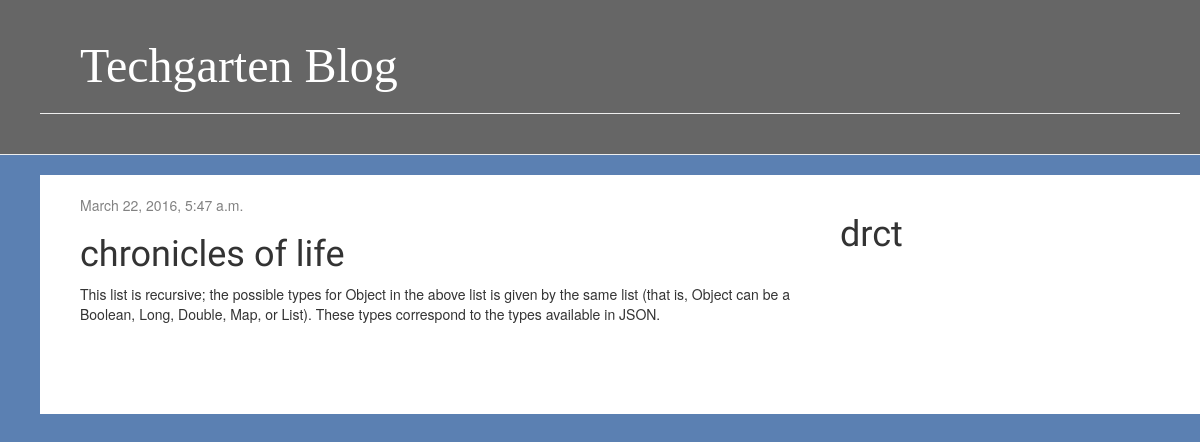
The app's page /post/1/ with its own data.
### blog/models.py (models this page shows, shortened)
class Post(models.Model):
    author = models.ForeignKey('auth.User')
    title = models.CharField(max_length=200)
    text = models.TextField()
    created_date = models.DateTimeField(
            default=timezone.now)
    published_date = models.DateTimeField(
            blank=True, null=True)

### blog/views.py (the view)
# urls.py: url(r'^post/(?P<pk>\d+)/$', views.post_detail, name='post_detail'),
def post_detail(request, pk):
    post = get_object_or_404(Post, pk=pk)
    return render(request, 'blog/post_detail.html', {'post': post})

### blog/templates/blog/post_detail.html (shortened to what this page needs)
{% extends 'blog/base.html' %}
{% block content %}
    <div class="post">
        {% if post.published_date %}
            <div class="date">
                {{ post.published_date }}
            </div>
        {% endif %}
        <h1>{{ post.title }}</h1>
        <p>{{ post.text|linebreaks }}</p>
    </div>
{% endblock %}

### blog/static/css/blog.css (style rules this page uses)
h1, h2, h3, h4 { font-family: 'Lobster', cursive; }
.date { color: #828282; }
.post { margin-bottom: 70px; }
body { background-color: #5b80b2; }

### records on screen
Post: published_date "March 22, 2016, 5:47 a.m.", title "chronicles of life", text "This list is recursive; the possible types for Object in the above list is given by the same list (that is, Object can be a Boolean, Long, Double, Map, or List). These types correspond to the types available in JSON."
